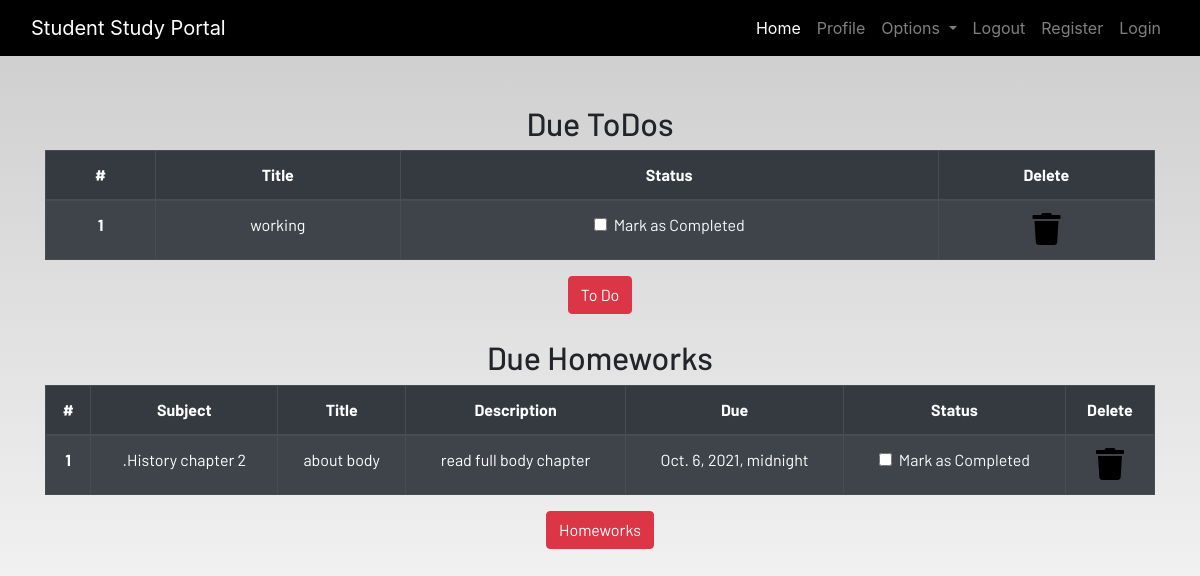
Screenshot of /profile/ (signed in) with the database file from the repository.
### dashboard/models.py (models this page shows, shortened)
class Todo(models.Model):
    user = models.ForeignKey(User,on_delete=models.CASCADE)
    title = models.CharField(max_length=100)
    is_finished = models.BooleanField(default=False)

class Homework(models.Model):
    user = models.ForeignKey(User,on_delete=models.CASCADE)
    title = models.CharField(max_length=100)
    subject = models.CharField(max_length=100)
    description = models.TextField()
    due = models.DateTimeField()
    is_finished = models.BooleanField(default=False)

### dashboard/views.py (the view)
# urls.py: path('profile/',views.profile,name='profile'),
@login_required
def profile(request):
    homeworks = Homework.objects.filter(is_finished=False,user=request.user)
    todos = Todo.objects.filter(is_finished=False,user=request.user)
    if len(homeworks) == 0:
        homework_done = True
    else:
        homework_done = False
    if len(todos) == 0:
        todos_done = True
    else:
        todos_done = False
    context = {
        'homeworks':homeworks,
        'todos':todos,
        'homework_done':homework_done,
        'todos_done':todos_done
    }
    return render(request,'dashboard/profile.html',context)

### dashboard/templates/dashboard/profile.html
{% extends 'dashboard/base.html' %} {% load static %}
{% load crispy_forms_tags%}
{% block content %}
<section class="text-center">
    <div class="container">
        {% if not todos_done%}
        <h2>Due ToDos</h2>
        <table class="table table-striped table-bordered table-hover table-dark">
            <thead>
                <tr>
                    <th scope="col">#</th>
                    <th scope="col">Title</th>
                    <th scope="col">Status</th>
                    <th scope="col">Delete</th>
                </tr>
            </thead>
            <tbody>
                {% for todo in todos%}
                <tr>
                    <th scope="row">{{forloop.counter}}</th>
                    <td>{{todo.title}}</td>
                    <td>
                        <a href="{% url 'update-todo' todo.id%}">
                            <div class="form-check">
                                {% if todo.is_finished == True%}
                                <input class="form-check-input" type="checkbox" value="" checked>
                                {% else%}
                                <input class="form-check-input" type="checkbox" value="">
                                {% endif%}
                                <label class="form-check-label text-light" for="flexCheckDefault">
                                    Mark as Completed
                                </label>
                            </div>
                        </a>
                    </td>
                    <td><a href="{% url 'delete-todo' todo.id%}"><i class="fa fa-trash fa-2x"></i></a></td>
                </tr>
                {% endfor%}
            </tbody>
        </table>
        {% else%}
        <h3>All To dos are completed!!!!</h3>
        {% endif%}
        <a href="{% url 'todo'%}" class="btn btn-danger">To Do</a>
        <br><br>
        {% if not homework_done%}
        <h2>Due Homeworks</h2>
        <table class="table table-striped table-bordered table-hover table-dark">
            <thead>
                <tr>
                    <th scope="col">#</th>
                    <th scope="col">Subject</th>
                    <th scope="col">Title</th>
                    <th scope="col">Description</th>
                    <th scope="col">Due</th>
                    <th scope="col">Status</th>
                    <th scope="col">Delete</th>
                </tr>
            </thead>
            <tbody>
                {% for homework in homeworks%}
                <tr>
                    <th scope="row">{{forloop.counter}}</th>
                    <td>.{{homework.subject}}</td>
                    <td>{{homework.title}}</td>
                    <td>{{homework.description}}</td>
                    <td>{{homework.due}}</td>
                    <td>
                        <a href="{% url 'update-homework' homework.id%}">
                            <div class="form-check">
                                {% if homework.is_finished == True%}
                                <input class="form-check-input" type="checkbox" value="" checked>
                                {% else%}
                                <input class="form-check-input" type="checkbox" value="">
                                {% endif%}
                                <label class="form-check-label text-light" for="flexCheckDefault">
                                    Mark as Completed
                                </label>
                            </div>
                        </a>
                    </td>
                    <td><a href="{% url 'delete-homework' homework.id %}"><i class="fa fa-trash fa-2x"></i></a></td>
                </tr>
                {% endfor%}
            </tbody>
        </table>
        {% else%}
        <h3>All To homeworks are completed!!!!</h3>
        {% endif%}
        <a href="{% url 'homework'%}" class="btn btn-danger">Homeworks</a>
    </div>
</section>
{% endblock content %}

### static/css/main.css (style rules this page uses)
html { scroll-behavior: smooth; height: 100%; width: 100%; }
a { text-decoration: none !important; color: black; }
html, body { max-width: 100%; overflow-x: hidden; height: 100%; width: 100%; }
body { background: linear-gradient(rgba(0, 0, 0, 0.2), rgba(255, 255, 255, 0.5)); overflow-x: hidden; background-repeat: no-repeat; }
.fa { color: black; }

### rows the page displays
Todo: title "working"
Homework: subject "History chapter 2", title "about body", description "read full body chapter", due "Oct. 6, 2021, midnight"
